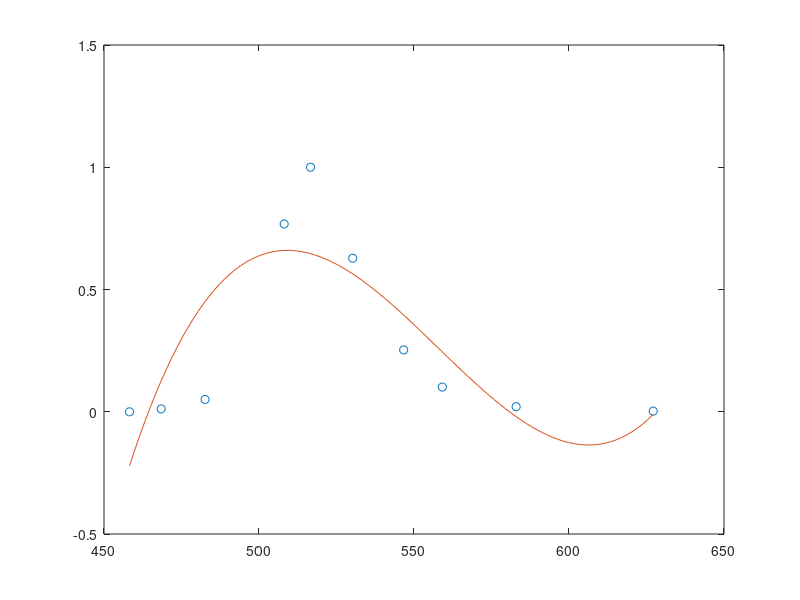

The MATLAB script that drew this image:
%% 1.laboratorijas darbs
%% Mērījumu datu apstrāde
%% Mērķi:
% * Iemācīties apstrādāt mērījumu datus
% * Iemācīties lietot polyfit, polyval 
% * Iemācīties veidot matlab atskaites izmantojot "publish"
%% Darba programma:
x =[458.2308 468.4350 482.6075 516.6214 508.1179 530.2270 546.6671 627.1668 582.9486 559.1389];
y =[-0.0002 0.0117 0.0504 1.0002 0.7680 0.6280 0.2529 0.0027 0.0206 0.1010];
C = polyfit(x,y,3);
X = linspace(min(x),max(x),100);
Y = polyval(C,X);
plot(x,y,'o',X,Y)
%% Secinājumi
% šos mērījumu rezultātus ar polyfit un polyval funkcijām 
% nevar precīzi attēlot
%%
%
% <<../grafiks.png>>
%
%%